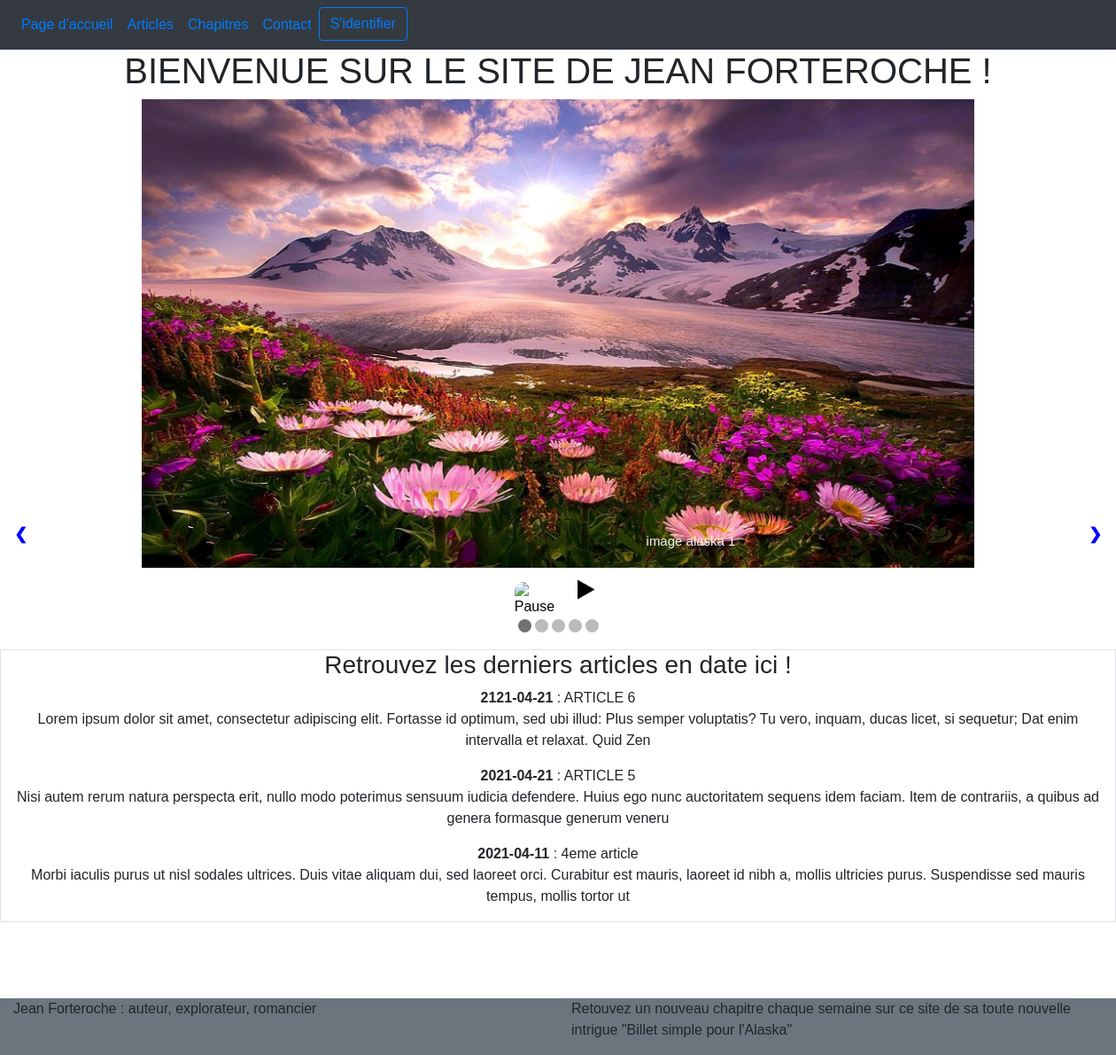
The page / on the database its author committed.
### tables this page shows
CREATE TABLE `articles` (
  `id` int(11) NOT NULL,
  `date_publication` date NOT NULL,
  `titre` varchar(30) NOT NULL,
  `contenu` text NOT NULL
);

### model/article_manager.php (called while the page is built, shortened)
<?php
class ArticleManager extends Manager {
    public function getLastArticle() {
        $db = $this ->dbconnect();
        $req = $db -> query("SELECT id, date_publication, titre, SUBSTRING(contenu, 1, 200) AS contenu FROM articles ORDER BY date_publication DESC LIMIT 3");
        return $req;
    }
}
?>

### controller/article_controller.php (the view, shortened to what this page needs)
<?php
require_once('model/article_manager.php');
class ArticleController {
    public function afficheArticle() {
        $articleManager = new ArticleManager;
        $reponse = $articleManager -> getLastArticle();
        while($donnes = $reponse -> fetch()) {
            ?>
            <p>
                <strong><?php echo $donnes['date_publication']; ?></strong> : <?php echo $donnes['titre']; ?> <br/>
                <?php echo $donnes['contenu']; ?>
            </p>
            <?php
        }
    }
}
?>

### public/css/style.css (style rules this page uses)
* { box-sizing: border-box }
body { font-family: Verdana, sans-serif; margin:0 }

### rows shown on the page
articles: date_publication "2121-04-21", titre "ARTICLE 6", contenu "Lorem ipsum dolor sit amet, consectetur adipiscing elit. Fortasse id optimum, sed ubi illud: Plus semper voluptatis? Tu vero, inquam, ducas licet, si sequetur; Dat enim intervalla et relaxat. Quid Zen"
articles: date_publication "2021-04-21", titre "ARTICLE 5", contenu "Nisi autem rerum natura perspecta erit, nullo modo poterimus sensuum iudicia defendere. Huius ego nunc auctoritatem sequens idem faciam. Item de contrariis, a quibus ad genera formasque generum veneru"
articles: date_publication "2021-04-11", titre "4eme article", contenu "Morbi iaculis purus ut nisl sodales ultrices. Duis vitae aliquam dui, sed laoreet orci. Curabitur est mauris, laoreet id nibh a, mollis ultricies purus. Suspendisse sed mauris tempus, mollis tortor ut"
